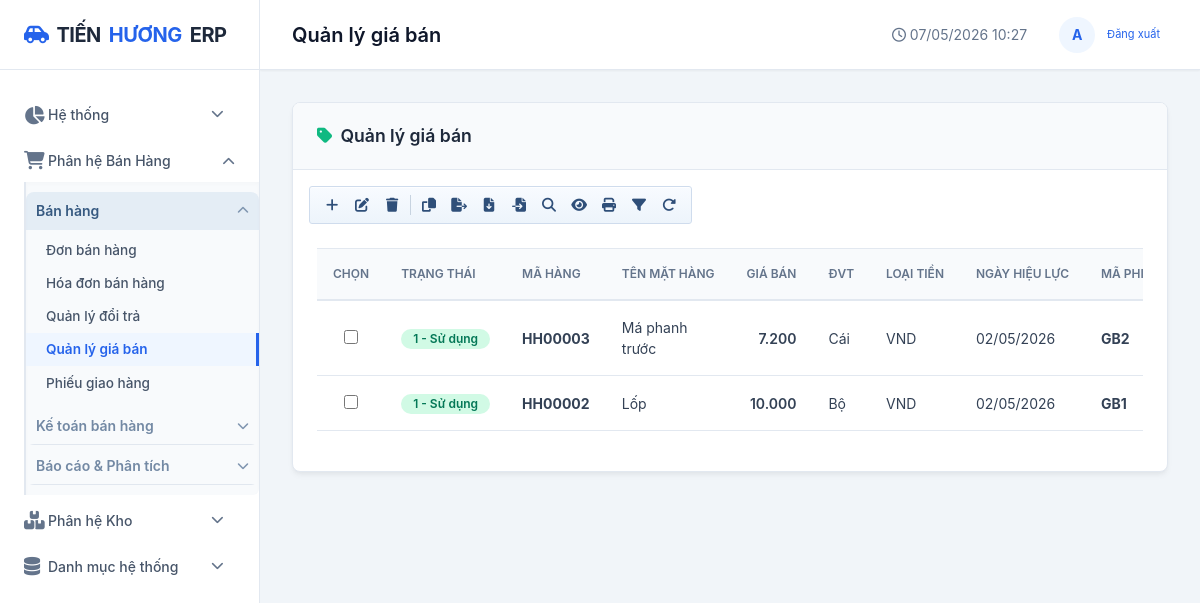
/ban-hang/gia-ban/, run on the app's committed database.
### apps/danh_muc/models.py (models this page shows, shortened)
class HangHoa(models.Model):
    TRANG_THAI = [
        ("dang_ban", "Đang bán"),
        ("ngung_ban", "Ngừng bán"),
    ]
    LOAI_O = [
        ("nho", "Nhỏ"),
        ("vua", "Vừa"),
        ("lon", "Lớn"),
        ("nang", "Nặng"),
        ("cong_kenh", "Cồng kềnh"),
    ]
    LOAI_LUU_TRU = [
        ("cai", "Cái"),
        ("hop", "Hộp"),
        ("khay", "Khay"),
        ("thung", "Thùng"),
        ("kien", "Kiện"),
        ("pack", "Pack"),
    ]
    ma_hang = models.CharField(max_length=20, unique=True, verbose_name="Mã hàng")
    ten_hang = models.CharField(max_length=200, verbose_name="Tên hàng hóa")
    xe_tuong_thich = models.CharField(max_length=500, blank=True, verbose_name="Xe tương thích")
    ton_toi_thieu = models.IntegerField(default=0, verbose_name="Tồn tối thiểu")
    ton_toi_da = models.IntegerField(default=0, verbose_name="Tồn tối đa")
    dai_cm = models.DecimalField(max_digits=10, decimal_places=2, default=0, verbose_name="Dài (cm)")
    rong_cm = models.DecimalField(max_digits=10, decimal_places=2, default=0, verbose_name="Rộng (cm)")
    cao_cm = models.DecimalField(max_digits=10, decimal_places=2, default=0, verbose_name="Cao (cm)")
    khoi_luong_kg = models.DecimalField(max_digits=10, decimal_places=3, default=0, verbose_name="Khối lượng (kg)")
    muc_chiem_cho = models.PositiveSmallIntegerField(
        default=1,
        validators=[MinValueValidator(1), MaxValueValidator(50)],
        verbose_name="Mức chiếm chỗ (1-50)",
    )
    loai_o_phu_hop = models.CharField(max_length=20, choices=LOAI_O, default="vua", verbose_name="Loại ô phù hợp")
    loai_luu_tru = models.CharField(max_length=20, choices=LOAI_LUU_TRU, default="cai", verbose_name="Loại lưu trữ")
    co_the_xep_chong = models.BooleanField(default=True, verbose_name="Có thể xếp chồng")
    so_luong_toi_da_moi_o = models.IntegerField(default=10, verbose_name="Số lượng tối đa mỗi ô")
    nha_cung_cap = models.ForeignKey(
        NhaCungCap,
        on_delete=models.SET_NULL,
        null=True,
        blank=True,
        verbose_name="Nhà cung cấp chính",
    )
    quy_cach_dong_goi = models.CharField(max_length=120, blank=True, verbose_name="Quy cách đóng gói")
    trang_thai = models.CharField(max_length=20, choices=TRANG_THAI, default="dang_ban", verbose_name="Trạng thái")
    ghi_chu = models.TextField(blank=True, verbose_name="Ghi chú")
    ngay_tao = models.DateTimeField(auto_now_add=True)
    nhom_hang = models.ForeignKey(NhomHang, on_delete=models.SET_NULL, null=True, blank=True, verbose_name="Nhóm hàng")
    thuong_hieu = models.ForeignKey(ThuongHieu, on_delete=models.SET_NULL, null=True, blank=True, verbose_name="Thương hiệu")
    don_vi_tinh = models.ForeignKey(DonViTinh, on_delete=models.SET_NULL, null=True, blank=True, verbose_name="Đơn vị tính")
    class Meta:
        db_table = "core_hanghoa"
        verbose_name = "Hàng hóa"
        verbose_name_plural = "Danh sách hàng hóa"
        ordering = ["ma_hang"]
        constraints = [
            models.CheckConstraint(
                name="hanghoa_muc_chiem_cho_1_50",
                condition=models.Q(muc_chiem_cho__gte=1, muc_chiem_cho__lte=50),
            ),
        ]

class DonViTinh(models.Model):
    ten = models.CharField(max_length=50, unique=True, verbose_name="Đơn vị tính")
    class Meta:
        db_table = "core_donvitinh"
        verbose_name = "Đơn vị tính"

### apps/ban_hang/models.py (models this page shows, shortened)
class PhieuGiaBan_CT(models.Model):
    phieu = models.ForeignKey(PhieuGiaBan, on_delete=models.CASCADE, related_name='chi_tiet', verbose_name='Phiếu giá bán')
    hang_hoa = models.ForeignKey(HangHoa, on_delete=models.PROTECT, verbose_name='Mặt hàng')
    gia_von = models.DecimalField(max_digits=18, decimal_places=0, default=0, verbose_name='Giá vốn')
    gia_ban_chuan = models.DecimalField(max_digits=18, decimal_places=0, default=0, verbose_name='Giá bán chuẩn')
    class Meta:
        db_table = 'ban_hang_phieu_gia_ban_ct'
        verbose_name = 'Chi tiết phiếu giá bán'
        unique_together = ['phieu', 'hang_hoa']

class PhieuGiaBan(models.Model):
    TRANG_THAI_DUYET = [
        ('0', 'Không sử dụng'),
        ('1', 'Sử dụng'),
    ]
    LOAI_TIEN_TE = [
        ('VND', 'VND'),
        ('USD', 'USD'),
    ]
    ma_phieu = models.CharField(max_length=30, unique=True, verbose_name='Mã phiếu giá bán')
    ngay_lap = models.DateField(default=datetime.date.today, verbose_name='Ngày lập')
    ngay_hieu_luc = models.DateField(verbose_name='Ngày hiệu lực')
    nguoi_lap = models.ForeignKey(User, on_delete=models.SET_NULL, null=True, related_name='phieu_gia_ban_lap', verbose_name='Người lập')
    nhom_hang = models.ForeignKey(NhomHang, on_delete=models.PROTECT, verbose_name='Nhóm hàng')
    bien_do_loi_nhuan = models.DecimalField(max_digits=5, decimal_places=2, default=10, verbose_name='Biên độ lợi nhuận (%)')
    loai_tien_te = models.CharField(max_length=10, choices=LOAI_TIEN_TE, default='VND', verbose_name='Loại tiền tệ')
    trang_thai_duyet = models.CharField(max_length=20, choices=TRANG_THAI_DUYET, default='1', verbose_name='Trạng thái')
    ghi_chu = models.TextField(blank=True, verbose_name='Ghi chú')
    ngay_tao = models.DateTimeField(auto_now_add=True, verbose_name='Ngày tạo')
    ngay_cap_nhat = models.DateTimeField(auto_now=True, verbose_name='Ngày cập nhật')
    class Meta:
        db_table = 'ban_hang_phieu_gia_ban'
        verbose_name = 'Phiếu giá bán'
        ordering = ['-ngay_lap', '-ngay_tao']

### apps/ban_hang/views.py (the view, shortened to what this page needs)
# urls.py: path('gia-ban/', views.gia_ban_list, name='gia_ban_list'),
def gia_ban_list(request):
    q = request.GET.get('q', '').strip()
    trang_thai = request.GET.get('trang_thai', '').strip()
    items = PhieuGiaBan.objects.select_related('nhom_hang', 'nguoi_lap').prefetch_related('chi_tiet__hang_hoa__don_vi_tinh')
    if trang_thai:
        items = items.filter(trang_thai_duyet=trang_thai)
    rows = []
    for phieu in items.order_by('-ngay_lap', '-ngay_tao'):
        for ct in phieu.chi_tiet.all():
            rows.append({
                'phieu_id': phieu.pk,
                'phieu__trang_thai_duyet': phieu.trang_thai_duyet,
                'phieu__ma_phieu': phieu.ma_phieu,
                'phieu__ngay_hieu_luc': phieu.ngay_hieu_luc,
                'phieu__loai_tien_te': phieu.loai_tien_te,
                'hang_hoa__ma_hang': ct.hang_hoa.ma_hang,
                'hang_hoa__ten_hang': ct.hang_hoa.ten_hang,
                'hang_hoa__don_vi_tinh__ten': ct.hang_hoa.don_vi_tinh.ten if ct.hang_hoa.don_vi_tinh else '',
                'gia_ban_chuan': ct.gia_ban_chuan,
            })
    return render(request, 'ban_hang/gia_ban_list.html', {
        'rows': rows,
        'q': q,
        'trang_thai': trang_thai,
        'page_title': 'Quản lý giá bán',
        'active_menu': 'gia_ban',
    })

### apps/ban_hang/templatetags/money_filters.py (called while the page is built)
def _to_decimal(value):
    if value in (None, ''):
        return Decimal('0')
    if isinstance(value, Decimal):
        return value
    try:
        return Decimal(str(value).replace(',', '').strip())
    except (InvalidOperation, AttributeError, ValueError):
        return Decimal('0')

@register.filter(name='vnd')
def vnd(value):
    amount = int(_to_decimal(value).quantize(Decimal('1')))
    return f'{amount:,}'.replace(',', '.')

### templates/ban_hang/gia_ban_list.html (shortened to what this page needs)
{% extends 'base.html' %}
{% load humanize %}
{% load money_filters %}
{% block content %}
<div class="card">
    <div class="card-header">
        <div class="card-title"><i class="fas fa-tag text-success"></i> Quản lý giá bán</div>
    </div>
    <div class="px-3 pt-3">
        <div class="erp-toolbar" role="toolbar" aria-label="Thanh thao tác giá bán">
            <a href="{% url 'gia_ban_them' %}" class="erp-toolbar-btn" title="Thêm mới"><i class="fas fa-plus"></i></a>
            <button type="button" class="erp-toolbar-btn" id="btnGiaEdit" title="Sửa"><i class="fas fa-pen-to-square"></i></button>
            <button type="button" class="erp-toolbar-btn" id="btnGiaDelete" title="Xóa"><i class="fas fa-trash"></i></button>
            <button type="button" class="erp-toolbar-btn" id="btnGiaCopy" title="Chép dữ liệu"><i class="fas fa-copy"></i></button>
            <a href="{% url 'gia_ban_export_template' %}" class="erp-toolbar-btn" title="Kết xuất file mẫu"><i class="fas fa-file-export"></i></a>
            <button type="button" class="erp-toolbar-btn" id="btnGiaTemplate" title="Tải tệp mẫu"><i class="fas fa-file-arrow-down"></i></button>
            <button type="button" class="erp-toolbar-btn" id="btnGiaImport" title="Đẩy dữ liệu lên"><i class="fas fa-file-import"></i></button>
            <button type="button" class="erp-toolbar-btn" id="btnGiaSearch" title="Tìm kiếm"><i class="fas fa-magnifying-glass"></i></button>
            <button type="button" class="erp-toolbar-btn" id="btnGiaView" title="Xem"><i class="fas fa-eye"></i></button>
            <button type="button" class="erp-toolbar-btn" id="btnGiaPrint" title="In"><i class="fas fa-print"></i></button>
            <button type="button" class="erp-toolbar-btn" id="btnGiaQuery" title="Lọc / Truy vấn"><i class="fas fa-filter"></i></button>
            <button type="button" class="erp-toolbar-btn" id="btnGiaRefresh" title="Làm mới"><i class="fas fa-rotate-right"></i></button>
        </div>
    </div>
    <div class="card-body">
        <div class="table-responsive">
            <table class="table">
                <thead>
                    <tr>
                        <th style="width:42px;">Chọn</th>
                        <th>Trạng thái</th>
                        <th>Mã hàng</th>
                        <th>Tên mặt hàng</th>
                        <th class="text-right">Giá bán</th>
                        <th>ĐVT</th>
                        <th>Loại tiền</th>
                        <th>Ngày hiệu lực</th>
                        <th>Mã phiếu</th>
                    </tr>
                </thead>
                <tbody>
                    {% if rows %}
                        {% for ct in rows %}
                        <tr>
                            <td class="text-center">
                                <input type="checkbox" name="selected_gia" class="erp-row-select"
                                    value="{{ ct.phieu_id }}"
                                    data-detail-url="{% url 'gia_ban_detail' ct.phieu_id %}"
                                    data-edit-url="{% url 'gia_ban_sua' ct.phieu_id %}"
                                    data-delete-url="{% url 'gia_ban_xoa' ct.phieu_id %}"
                                    data-copy-url="{% url 'gia_ban_copy' ct.phieu_id %}"
                                    data-state="{{ ct.phieu__trang_thai_duyet }}">
                            </td>
                            <td>
                                {% if ct.phieu__trang_thai_duyet == '1' or ct.phieu__trang_thai_duyet == 'da_duyet' or ct.phieu__trang_thai_duyet == 'cho_duyet' %}
                                    <span class="badge badge-success">1 - Sử dụng</span>
                                {% elif ct.phieu__trang_thai_duyet == '0' or ct.phieu__trang_thai_duyet == 'tu_choi' %}
                                    <span class="badge badge-secondary">0 - Không sử dụng</span>
                                {% endif %}
                            </td>
                            <td><strong>{{ ct.hang_hoa__ma_hang }}</strong></td>
                            <td>{{ ct.hang_hoa__ten_hang }}</td>
                            <td class="text-right fw-semibold">{{ ct.gia_ban_chuan|floatformat:0|vnd }}</td>
                            <td>{{ ct.hang_hoa__don_vi_tinh__ten }}</td>
                            <td>{{ ct.phieu__loai_tien_te }}</td>
                            <td>{% if ct.phieu__ngay_hieu_luc %}{{ ct.phieu__ngay_hieu_luc|date:'d/m/Y' }}{% endif %}</td>
                            <td><strong>{{ ct.phieu__ma_phieu }}</strong></td>
                        </tr>
                        {% endfor %}
                    {% else %}
                    <tr>
                        <td colspan="9" class="text-center text-muted">Chưa có dữ liệu giá bán.</td>
                    </tr>
                    {% endif %}
                </tbody>
            </table>
        </div>
    </div>
</div>
{% endblock %}

### static/css/style.css (style rules this page uses)
:root { --bg-dark: #f1f5f9; --bg-panel: #ffffff; --bg-card: #ffffff; --bg-hover: #f8fafc; --accent-color: #2563eb; --accent-hover: #1d4ed8; --accent-light: #eff6ff; --text-main: #0f172a; --text-muted: #64748b; --text-dark: #ffffff; --border-color: #e2e8f0; --success: #10b981; --danger: #ef4444; --warning: #f59e0b; --info: #3b82f6; --sidebar-width: 260px; --header-height: 70px; --shadow-sm: 0 1px 2px 0 rgba(0, 0, 0, 0.05); --shadow-md: 0 4px 6px -1px rgba(0, 0, 0, 0.05), 0 2px 4px -1px rgba(0, 0, 0, 0.03); --shadow-lg: 0 10px 15px -3px rgba(0, 0, 0, 0.05), 0 4px 6px -2px rgba(0, 0, 0, 0.025); --radius-sm: 0.375rem; --radius-md: 0.5rem; --radius-lg: 0.75rem; }
* { margin: 0; padding: 0; box-sizing: border-box; }
body { font-family: 'Inter', system-ui, -apple-system, sans-serif; background-color: var(--bg-dark); color: var(--text-main); line-height: 1.5; font-size: 14px; }
a { color: var(--accent-color); text-decoration: none; transition: all 0.2s ease; }
.card { background-color: var(--bg-card); border-radius: var(--radius-md); box-shadow: var(--shadow-md); border: 1px solid var(--border-color); margin-bottom: 1.5rem; overflow: hidden; }
.card-header { padding: 1.25rem 1.5rem; border-bottom: 1px solid var(--border-color); display: flex; justify-content: space-between; align-items: center; background-color: #f8fafc; }
.card-title { font-size: 1.1rem; font-weight: 600; margin: 0; display: flex; align-items: center; gap: 0.5rem; color: #1e293b; }
.card-body { padding: 1.5rem; }
.table-responsive { overflow-x: auto; width: 100%; }
.table { width: 100%; border-collapse: collapse; text-align: left; }
.table th { background-color: #f8fafc; color: var(--text-muted); font-weight: 600; font-size: 0.75rem; text-transform: uppercase; padding: 1rem; border-bottom: 2px solid var(--border-color); white-space: nowrap; border-top: 1px solid var(--border-color); }
.table td { padding: 1rem; border-bottom: 1px solid var(--border-color); vertical-align: middle; color: #334155; }
.table tbody tr { transition: background-color 0.2s; }
.badge { display: inline-flex; align-items: center; padding: 0.25rem 0.75rem; border-radius: 9999px; font-size: 0.75rem; font-weight: 600; }
.badge-success { background-color: #d1fae5; color: #047857; }
.text-right { text-align: right; }
.text-center { text-align: center; }
.text-success { color: var(--success) !important; }
.fw-semibold { font-weight: 600; }
.px-3 { padding-left: 1rem !important; padding-right: 1rem !important; }

### templates/base.html (style rules this page uses)
.erp-toolbar { display: flex; align-items: center; gap: 2px; padding: 4px 8px; background: linear-gradient(180deg, #f8fbff 0%, #edf4fb 100%); border: 1px solid #cfdced; border-radius: 3px; box-shadow: inset 0 1px 0 rgba(255,255,255,0.85); width: fit-content; flex-wrap: wrap; }
.erp-toolbar-btn { width: 28px; height: 28px; display: inline-flex; align-items: center; justify-content: center; border: 1px solid transparent; border-radius: 2px; background: transparent; color: #2f4f79; text-decoration: none; cursor: pointer; transition: all .12s ease; }
.erp-row-select { width: 14px; height: 14px; accent-color: #2f66eb; cursor: pointer; }

### data on the page
HangHoa: hang_hoa__ma_hang "HH00003", hang_hoa__ten_hang "Má phanh trước"
PhieuGiaBan_CT: gia_ban_chuan|vnd "7.200"
DonViTinh: hang_hoa__don_vi_tinh__ten "Cái"
PhieuGiaBan: phieu__loai_tien_te "VND", phieu__ngay_hieu_luc "02/05/2026", phieu__ma_phieu "GB2"
HangHoa: hang_hoa__ma_hang "HH00002", hang_hoa__ten_hang "Lốp"
PhieuGiaBan_CT: gia_ban_chuan|vnd "10.000"
DonViTinh: hang_hoa__don_vi_tinh__ten "Bộ"
PhieuGiaBan: phieu__loai_tien_te "VND", phieu__ngay_hieu_luc "02/05/2026", phieu__ma_phieu "GB1"

### other printed values
{{ page_title }} "Quản lý giá bán"
{{ user.username|make_list|first|upper|default:"A" }} "A"
